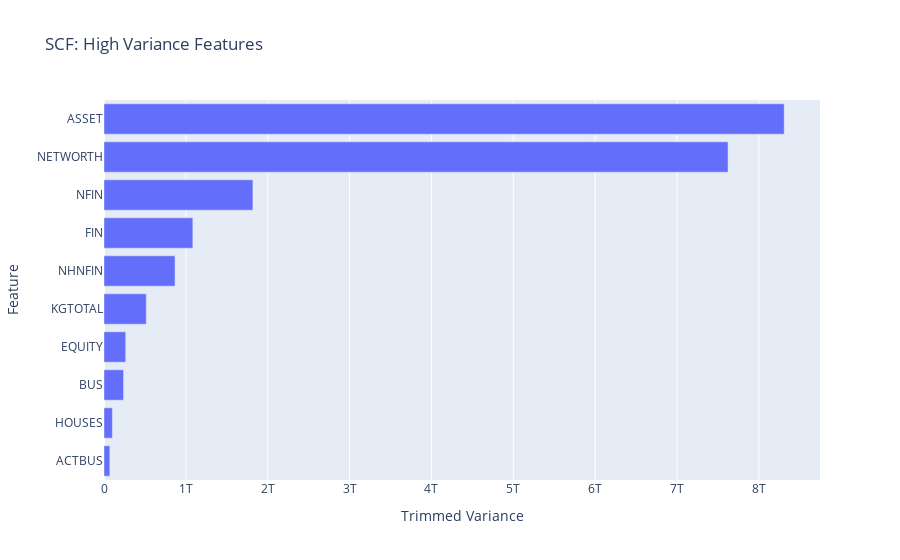

The notebook cell saved with this chart:
### Code cell
# Create horizontal bar chart of `top_ten_trim_var`
fig = px.bar(
    x=top_ten_trim_var,
    y=top_ten_trim_var.index,
    title = "SCF: High Variance Features"
)

fig.update_layout(xaxis_title="Trimmed Variance", yaxis_title="Feature")

fig.show()

### Figure 1 — Plotly figure (JSON) as saved in the notebook; plotly's stock layout.template omitted (floating-point values rounded to 4 significant figures)
{"data": [{"alignmentgroup": "True", "hovertemplate": "x=%{x}<br>y=%{y}<extra></extra>", "legendgroup": "", "marker": {"color": "#636efa", "pattern": {"shape": ""}}, "name": "", "offsetgroup": "", "orientation": "h", "showlegend": false, "textposition": "auto", "type": "bar", "x": [71560000000.0, 102300000000.0, 238800000000.0, 265000000000.0, 516500000000.0, 867800000000.0, 1085000000000.0, 1819000000000.0, 7624000000000.0, 8310000000000.0], "xaxis": "x", "y": ["ACTBUS", "HOUSES", "BUS", "EQUITY", "KGTOTAL", "NHNFIN", "FIN", "NFIN", "NETWORTH", "ASSET"], "yaxis": "y"}], "layout": {"barmode": "relative", "legend": {"tracegroupgap": 0}, "title": {"text": "SCF: High Variance Features"}, "xaxis": {"anchor": "y", "domain": [0, 1], "title": {"text": "Trimmed Variance"}}, "yaxis": {"anchor": "x", "domain": [0, 1], "title": {"text": "Feature"}}}}
